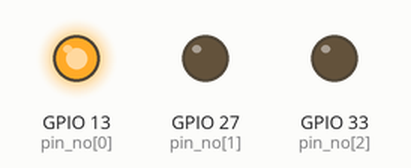
This program was run on a simulated ESP32 board running MicroPython. Shown: output pins drawn as LEDs (lit = HIGH).

Above: at 0.5 s.
At 2.5 s:
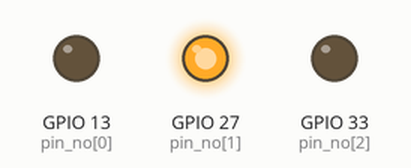
At 4.5 s:
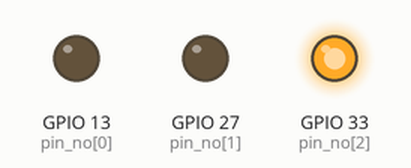
At 5.5 s:
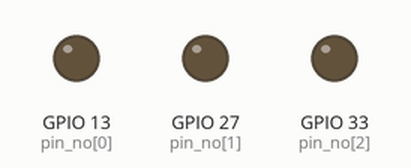
Timing chart, 0 to 7.8 s (numbered marks = the images above):
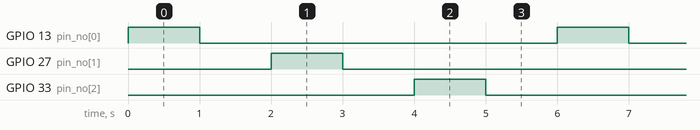

Measured:
- by itself, GPIO 13 (pin_no[0]), GPIO 27 (pin_no[1]), GPIO 33 (pin_no[2]): alternates HIGH for 1.0 s and LOW for 5.0 s

The program:

3LED_x.py
```python
# 3つのLEDを点滅改(ダメな方)

from machine import Pin
import time

pin_no = [13, 27, 33]

while True:
    for i in pin_no:
        Pin(i, Pin.OUT).on()
        time.sleep(1)
        Pin(i, Pin.OUT).off()
        time.sleep(1)
```
